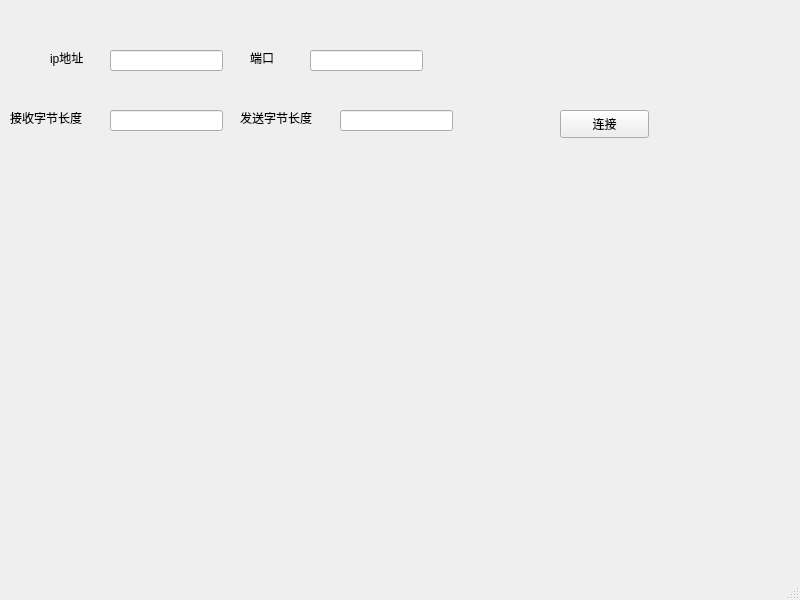
<?xml version="1.0" encoding="UTF-8"?>
<ui version="4.0">
 <class>MainWindow</class>
 <widget class="QMainWindow" name="MainWindow">
  <property name="geometry">
   <rect>
    <x>0</x>
    <y>0</y>
    <width>800</width>
    <height>600</height>
   </rect>
  </property>
  <property name="windowTitle">
   <string>MainWindow</string>
  </property>
  <widget class="QWidget" name="centralwidget">
   <widget class="QLineEdit" name="ee">
    <property name="geometry">
     <rect>
      <x>110</x>
      <y>50</y>
      <width>113</width>
      <height>21</height>
     </rect>
    </property>
   </widget>
   <widget class="QLabel" name="label_2">
    <property name="geometry">
     <rect>
      <x>50</x>
      <y>50</y>
      <width>71</width>
      <height>16</height>
     </rect>
    </property>
    <property name="text">
     <string>ip地址</string>
    </property>
   </widget>
   <widget class="QLabel" name="label_3">
    <property name="geometry">
     <rect>
      <x>250</x>
      <y>50</y>
      <width>71</width>
      <height>16</height>
     </rect>
    </property>
    <property name="text">
     <string>端口</string>
    </property>
   </widget>
   <widget class="QLineEdit" name="ee_2">
    <property name="geometry">
     <rect>
      <x>310</x>
      <y>50</y>
      <width>113</width>
      <height>21</height>
     </rect>
    </property>
   </widget>
   <widget class="QLineEdit" name="ee_3">
    <property name="geometry">
     <rect>
      <x>110</x>
      <y>110</y>
      <width>113</width>
      <height>21</height>
     </rect>
    </property>
   </widget>
   <widget class="QLabel" name="label_4">
    <property name="geometry">
     <rect>
      <x>10</x>
      <y>110</y>
      <width>91</width>
      <height>16</height>
     </rect>
    </property>
    <property name="text">
     <string>接收字节长度</string>
    </property>
   </widget>
   <widget class="QLabel" name="label_5">
    <property name="geometry">
     <rect>
      <x>240</x>
      <y>110</y>
      <width>91</width>
      <height>16</height>
     </rect>
    </property>
    <property name="text">
     <string>发送字节长度</string>
    </property>
   </widget>
   <widget class="QLineEdit" name="ee_4">
    <property name="geometry">
     <rect>
      <x>340</x>
      <y>110</y>
      <width>113</width>
      <height>21</height>
     </rect>
    </property>
   </widget>
   <widget class="QPushButton" name="tx">
    <property name="geometry">
     <rect>
      <x>560</x>
      <y>110</y>
      <width>89</width>
      <height>28</height>
     </rect>
    </property>
    <property name="text">
     <string>连接</string>
    </property>
   </widget>
  </widget>
  <widget class="QMenuBar" name="menubar">
   <property name="geometry">
    <rect>
     <x>0</x>
     <y>0</y>
     <width>800</width>
     <height>25</height>
    </rect>
   </property>
  </widget>
  <widget class="QStatusBar" name="statusbar"/>
 </widget>
 <resources/>
 <connections/>
</ui>
